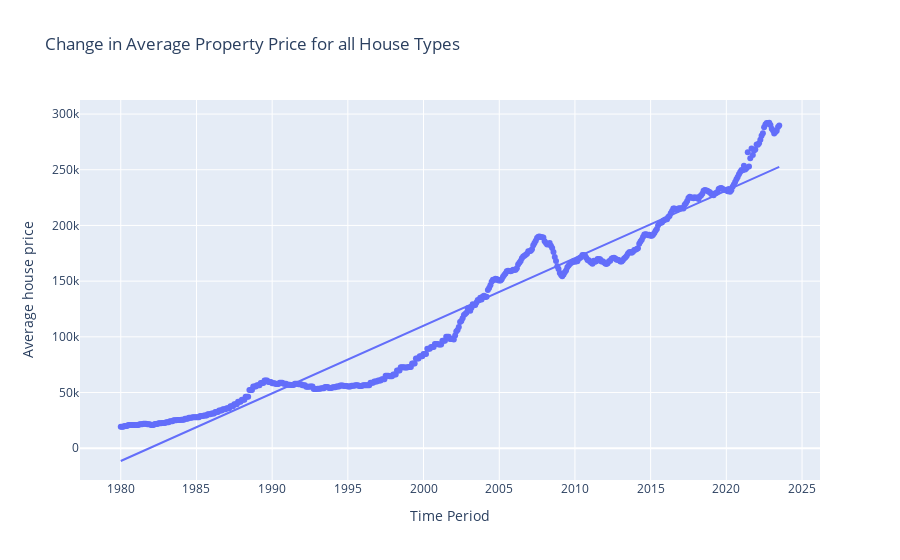

The code cell stored with this chart in its notebook:
### Code cell
'''In statistics, ordinary least squares (OLS) is a type of linear least squares method for 
choosing the unknown parameters in a linear regression model (with fixed level-one effects of 
a linear function of a set of explanatory variables) by the principle of least squares: 
minimizing the sum of the squares of the differences between the observed dependent variable 
(values of the variable being observed) in the input dataset and the output of the (linear) 
function of the independent variable.'''

scatter_2 = px.scatter(df, 
                       y='Average price All property types', 
                       x='Period',
                       title='Change in Average Property Price for all House Types',
                       labels={'Period':'Time Period',
                               'Average price All property types':'Average house price'},
                       trendline='ols')
scatter_2.show()

### Figure 1 — Plotly figure (JSON) as saved in the notebook; plotly's stock layout.template omitted (floating-point values rounded to 4 significant figures; data arrays with more than 128 entries replaced by an {"elided": "..."} marker saying what was removed)
{"data": [{"hovertemplate": "Time Period=%{x}<br>Average house price=%{y}<extra></extra>", "legendgroup": "", "marker": {"color": "#636efa", "symbol": "circle"}, "mode": "markers", "name": "", "orientation": "v", "showlegend": false, "type": "scatter", "x": {"elided": "523 str values"}, "xaxis": "x", "y": {"elided": "523 int values"}, "yaxis": "y"}, {"hovertemplate": "<b>OLS trendline</b><br>Average price All property types = 0.000192392 * Period + -72183.4<br>R<sup>2</sup>=0.946086<br><br>Time Period=%{x}<br>Average house price=%{y} <b>(trend)</b><extra></extra>", "legendgroup": "", "marker": {"color": "#636efa", "symbol": "circle"}, "mode": "lines", "name": "", "showlegend": false, "type": "scatter", "x": {"elided": "523 str values"}, "xaxis": "x", "y": {"elided": "523 float values"}, "yaxis": "y"}], "layout": {"legend": {"tracegroupgap": 0}, "title": {"text": "Change in Average Property Price for all House Types"}, "xaxis": {"anchor": "y", "domain": [0, 1], "title": {"text": "Time Period"}}, "yaxis": {"anchor": "x", "domain": [0, 1], "title": {"text": "Average house price"}}}}
